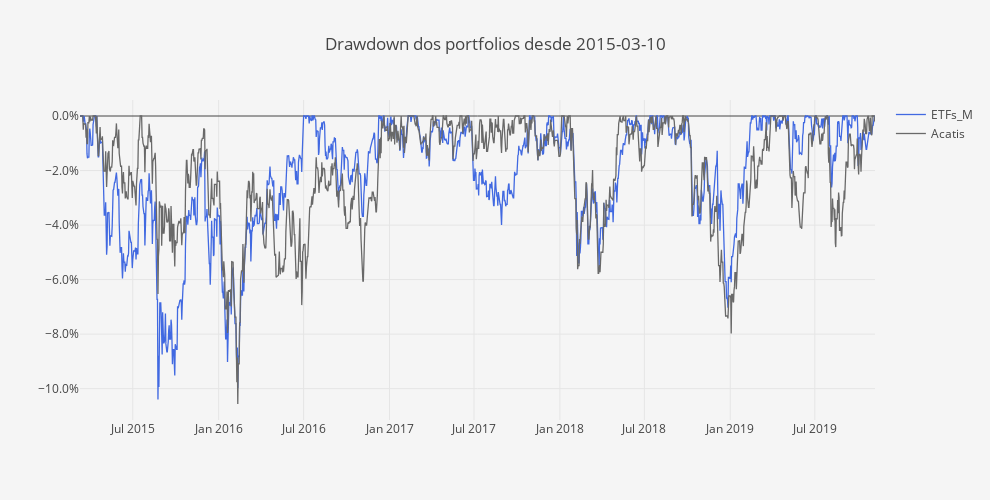

Notebook cell for this chart:
### Code cell
DD = compute_drawdowns(Portfolios)
DD = DD /100

layout = go.Layout(
    title='Drawdown dos portfolios desde ' + Begin,
    plot_bgcolor='#f5f5f5',
    paper_bgcolor='#f5f5f5',
    width=990,
    height=500,
    xaxis=dict(
        title='',
        showgrid=True,
        titlefont=dict(size=12),
    ),
    yaxis=dict(
        title='',
        showgrid=True,
        zeroline=True, # Adicionar ou não a zero line
        tickformat=".1%" # tickformat=".2%" se quiseres mais casas decimais
    ))

trace0 = go.Scatter(
    x = DD.index,
    y = DD.iloc[:, 0],
    name = Portfolios.columns[0],
    line = dict(
        color = 'royalblue',
        width = 1.3)
)

trace1 = go.Scatter(
    x = DD.index,
    y = DD.iloc[:, 1],
    name = Portfolios.columns[1],
    line = dict(
        color = 'dimgrey',
        width = 1.3)
)

data = [trace0, trace1]
        
fig = go.Figure(data=data, layout=layout)
py.iplot(fig)

### Figure 1 — Plotly figure (JSON) as saved in the notebook; plotly's stock layout.template omitted (floating-point values rounded to 4 significant figures; data arrays with more than 128 entries replaced by an {"elided": "..."} marker saying what was removed)
{"data": [{"line": {"color": "royalblue", "width": 1.3}, "name": "ETFs_M", "type": "scatter", "uid": "b19b0b89-b14d-4a08-ab20-a4ec37203739", "x": {"elided": "1704 str values"}, "y": {"elided": "1704 float values"}}, {"line": {"color": "dimgrey", "width": 1.3}, "name": "Acatis", "type": "scatter", "uid": "9370b535-740f-403b-9735-379b77c354e6", "x": {"elided": "1704 str values"}, "y": {"elided": "1704 float values"}}], "layout": {"height": 500, "paper_bgcolor": "#f5f5f5", "plot_bgcolor": "#f5f5f5", "title": {"text": "Drawdown dos portfolios desde 2015-03-10"}, "width": 990, "xaxis": {"autorange": true, "range": ["2015-03-10", "2019-11-07"], "showgrid": true, "title": {"font": {"size": 12}, "text": ""}, "type": "date"}, "yaxis": {"autorange": true, "range": [-0.1115, 0.005868], "showgrid": true, "tickformat": ".1%", "title": {"text": ""}, "type": "linear", "zeroline": true}}}
